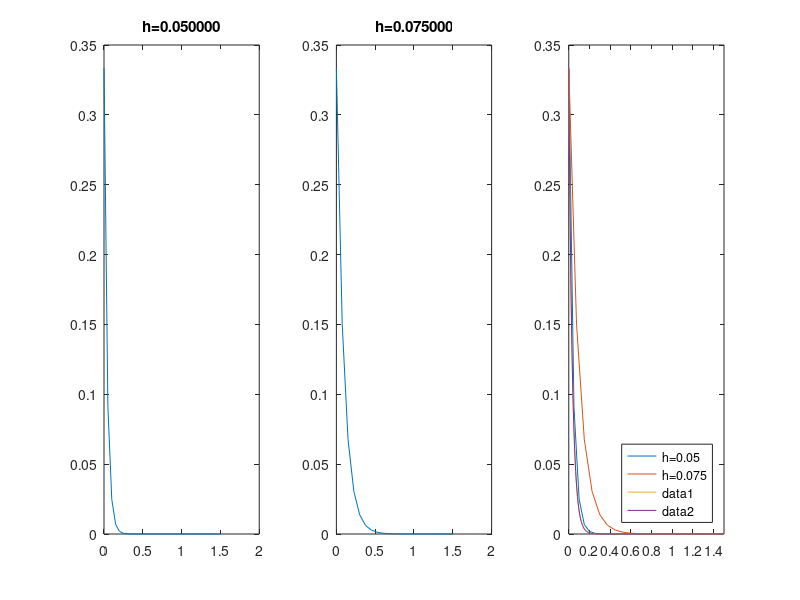

Recreate this plot in MATLAB.
%hw_lab3_1
%欧拉法
clc
h=0.075;
t=0;yt=1/3; %初态
tk=[];y=[];
tk(1)=t;y(1)=yt;
for i=1:1.5/h  %迭代次数
%     t=i*h;
    dydt=-30*yt;
    yt=yt+dydt*h;
    y(i+1)=yt;
    tk(i+1)=i*h; %t
%     y=[y;yt]; %将新矩阵yt添加到结果矩阵y中
%     tk=[tk;t];    
end
plot(tk,y) %作图

%%
%试把上述欧拉法写一个循环，做成子图，已成功运行！
clc
hh=[0.05,0.075,0.1];%尝试运行的步长
j=1;
for h=hh[j]
    t=0;yt=1/3; %初态
    tk=[];y=[]; %建数组
    tk(1)=t;y(1)=yt; %数组第一个元素给
    for i=1:1.5/h  %迭代次数
        dydt=-30*yt;
        yt=yt+dydt*h;
        y(i+1)=yt;
        tk(i+1)=i*h; %t 
    end
    subplot(3,1,j)  %3行1列的子图
    plot(tk,y) %作图
    title(sprintf('h=%f',hh(j)))
    j=j+1; %下一个步长
end

%%
%龙格库塔写一个循环，做成子图
hh=[0.05,0.075,0.1] %尝试运行的步长
j=1;
for h=hh[j]
    t=0;yt=1/3; %初态
    tk=[];y=[]; %建数组
    tk(1)=t;y(1)=yt; %数组第一个元素给
    for i=1:1.5/h  %迭代次数
        k1=-30*yt; %dydt
        k2=-30*(yt+k1*h/2);  %课本公式3-12
        k3=-30*(yt+k2*h/2);
        k4=-30*(yt+k3*h);
        yt=yt+(k1+2*k2+2*k3+k4)*h/6;
        %存入向量中
        tk(i+1)=i*h; %t
        y(i+1)=yt;
    end
    subplot(1,3,j)  %13子图
    plot(tk,y) %作图
    title(sprintf('h=%f',hh(j)))
    j=j+1; %下一个步长
end
%%
%龙格库塔把0.05和0.075两个收敛的步长放一个图里
%  便于对比
clc
hh=[0.05,0.075] %尝试运行的步长
j=1;
for h=hh[j]
    t=0;yt=1/3; %初态
    tk=[];y=[]; %建数组
    tk(1)=t;y(1)=yt; %数组第一个元素给
    for i=1:1.5/h  %迭代次数
        k1=-30*yt; %dydt
        k2=-30*(yt+k1*h/2);  %课本公式3-12
        k3=-30*(yt+k2*h/2);
        k4=-30*(yt+k3*h);
        yt=yt+(k1+2*k2+2*k3+k4)*h/6;
        %存入向量中
        tk(i+1)=i*h; %t
        y(i+1)=yt;
    end
    % subplot(1,3,j)  %13子图
    plot(tk,y) %作图
    % title(sprintf('h=%f',hh(j)))
    hold on %把0.05和0.075两个收敛的步长放一个图里
    j=j+1; %下一个步长
end
legend('h=0.05','h=0.075','Location','southeast')

%%
%作出解析解
t=0:0.001:1.5;
y=(1/3)*exp(-30*t);
plot(t,y)

%%
sn = @(n) exp(-30*n)*1/3;
%使用匿名函数,
%匿名函数的作用主要是实现自己定义matlab中的函数
%优越性在于可以直接使用workspace中的变量，不必申明，非常适合嵌入到M文件
    fplot(sn,[0,1.5])
